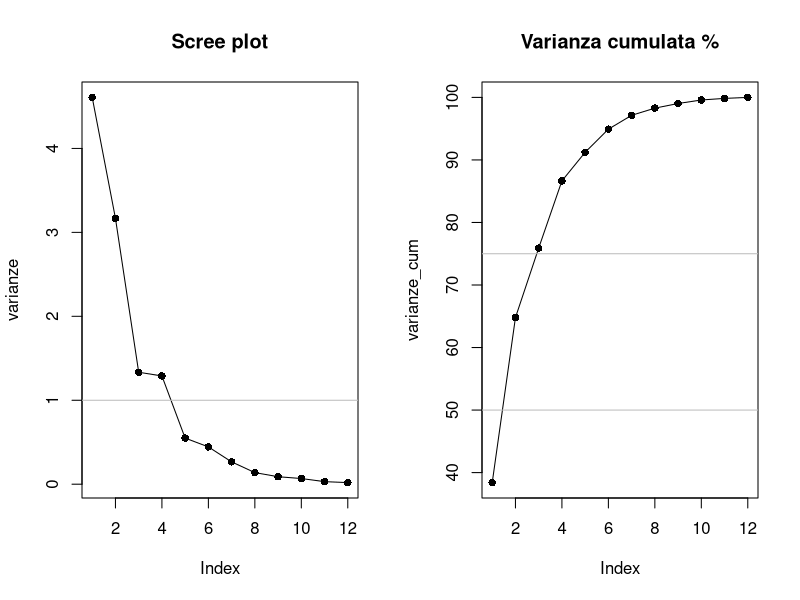
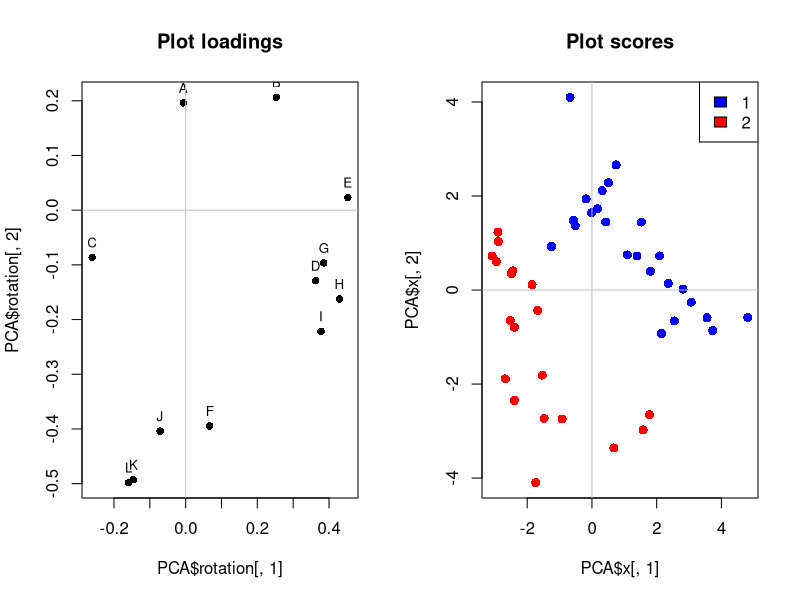
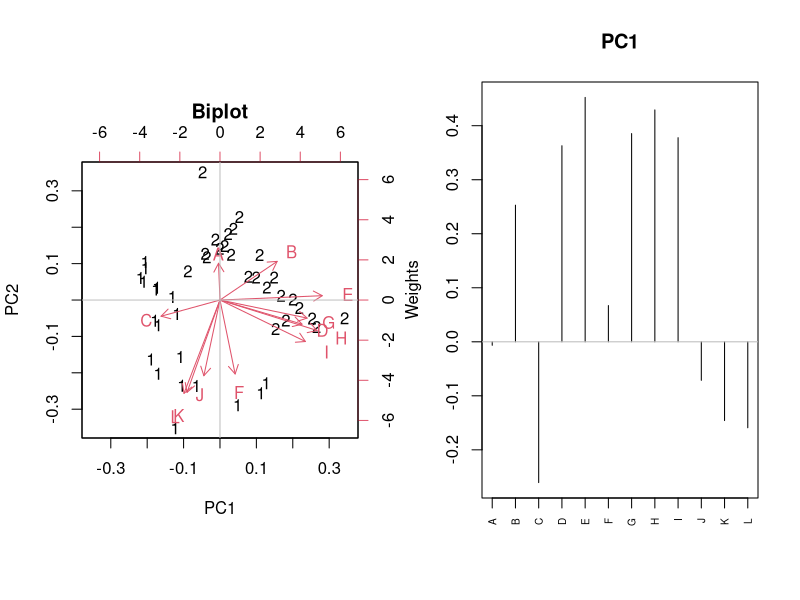
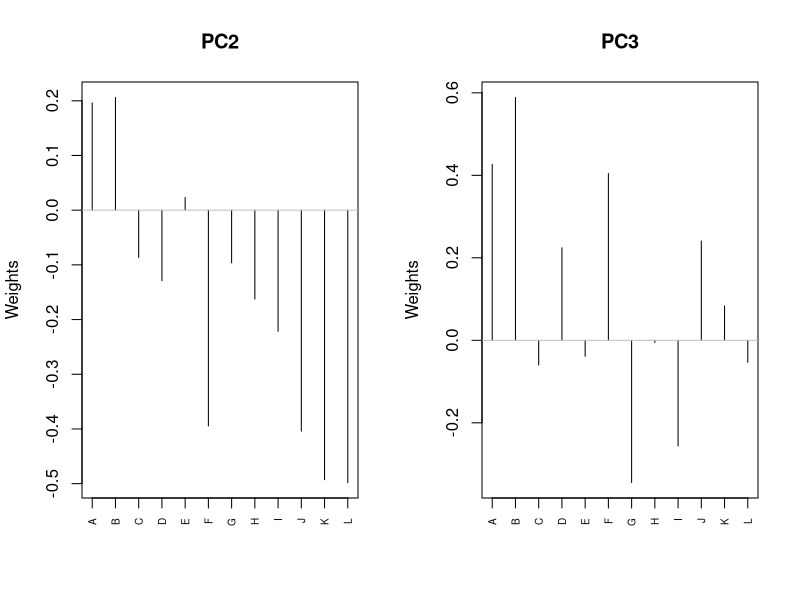
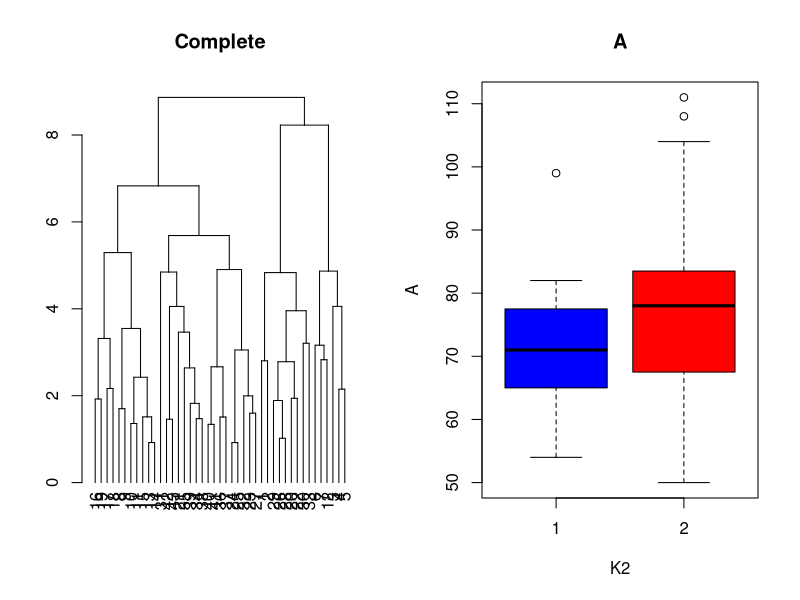
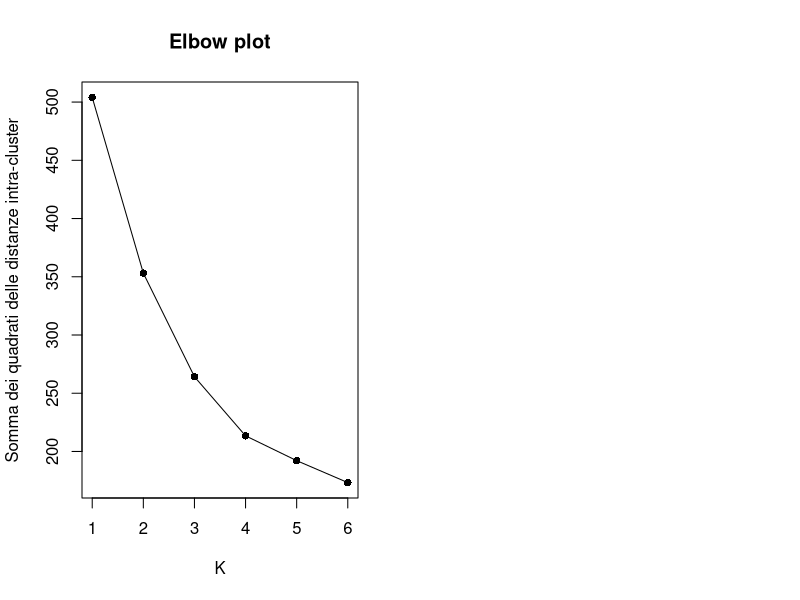

Write the R code that produced these figures, in order.
## ---- chunk 1
knitr::opts_chunk$set(echo = TRUE)
## ---- chunk 2
originale<-read.table("Dataset_whiskey.txt", header=TRUE,sep="\t")

dataset<-as.matrix(originale[,-c(1,2)])

Type<-originale$type
Sample<-originale$sample
## ---- chunk 3
PCA<-prcomp(dataset, center = T, scale = T) # centriamo e normalizziamo 

#-- Estrazione delle varianze e della varianza cumulata

varianze <- PCA$sdev^2

varianze_cum <- cumsum(varianze/sum(varianze)*100)

par(mfrow=c(1:2))

#-- Scree plot

plot(varianze, pch=16, type= "o", main="Scree plot")
abline(h=1,col="gray")

#-- Varianza cumulata %

plot(varianze_cum, pch=16, type= "o", main="Varianza cumulata %")
abline(h=c(50,75),col="gray")

## ---- chunk 4
#-- Plot loadings

plot(PCA$rotation[,1], PCA$rotation[,2], pch=16, main= "Plot loadings")
text(PCA$rotation[,1], PCA$rotation[,2],labels=colnames(dataset),cex=0.8,pos=3)
abline(h=0,col="gray")
abline(v=0,col="gray")
## ---- chunk 5
Color<-as.factor(Type)
levels(Color)<-c("red","blue")
Color<-as.character(Color)

plot(PCA$x[,1], PCA$x[,2], type="n", main="Plot scores")
points(PCA$x[,1], PCA$x[,2], col=Color, cex=1.2, pch=16)
abline(h=0,col="gray")
abline(v=0,col="gray")

legend("topright", legend=c(1:2), fill=levels(as.factor(Color)))
## ---- chunk 6
#-- Biplot

biplot(PCA, choices =c(1,2), xlabs=Type, main="Biplot")
abline(h=0,col="gray")
abline(v=0,col="gray")
## ---- chunk 7
#-- Grafico del peso delle variabili sperimentali per ogni PC scelta

plot(PCA$rotation[,1],type="h",xaxt="n",xlab="",ylab="Weights",main="PC1")
axis(1,at=seq(1,ncol(dataset),1), labels=colnames(dataset),cex.axis=0.6, las=2)
abline(h=0,col="gray")
## ---- chunk 8
#-- Grafico del peso delle variabili sperimentali per ogni PC scelta

plot(PCA$rotation[,2],type="h",xaxt="n",xlab="",ylab="Weights",main="PC2")
axis(1,at=seq(1,ncol(dataset),1), labels=colnames(dataset),cex.axis=0.6, las=2)
abline(h=0,col="gray")
## ---- chunk 9
#-- Grafico del peso delle variabili sperimentali per ogni PC scelta

plot(PCA$rotation[,3],type="h",xaxt="n",xlab="",ylab="Weights",main="PC3")
axis(1,at=seq(1,ncol(dataset),1), labels=colnames(dataset),cex.axis=0.6, las=2)
abline(h=0,col="gray")
## ---- chunk 10
#-- Normalizzazione per variabile (E' NECESSARIA!!!)

dataNorm<-scale(dataset, center = TRUE, scale = TRUE)

#-- Clustering gerarchico (usare il metodo "complete")

Dist<-dist(dataNorm, method="euclidean")

HcC<- hclust(Dist, method="complete")
## ---- chunk 11
#-- Grafico con il dendrogramma

DendC<-as.dendrogram(HcC)
plot(DendC,main="Complete")
## ---- chunk 12
#--- Selezione numero cluster (provare 2 cluster)

Cut<-cutree(HcC, k= 2)

Newdata<-data.frame(K2= Cut, originale)
## ---- chunk 13
#--- Esplorazione risultati (verificare se effettivamente si riconoscono i 2 tipi di whiskey)

Box<-boxplot(Newdata$A~Newdata$K2, main="A", col=c("blue", "red"), xlab="K2", ylab = "A")

Cluster1<-Newdata[which(Newdata$K2==1),]
## ---- chunk 14
#-- Normalizzazione

dataNorm<-scale(dataset, center = TRUE, scale = TRUE)

#-- Kmeans selezione numero cluster

Tot<-NULL
for(i in c(1:6)) {set.seed(7); km<- kmeans(dataNorm, centers=i,iter.max=50);
Tot<-c(Tot,km$tot.withinss)}

## ---- chunk 15
#-- Elbow plot

plot(Tot, xlab="K",ylab="Somma dei quadrati delle distanze intra-cluster", pch=16, type="o",
     main="Elbow plot")

## ---- chunk 16

